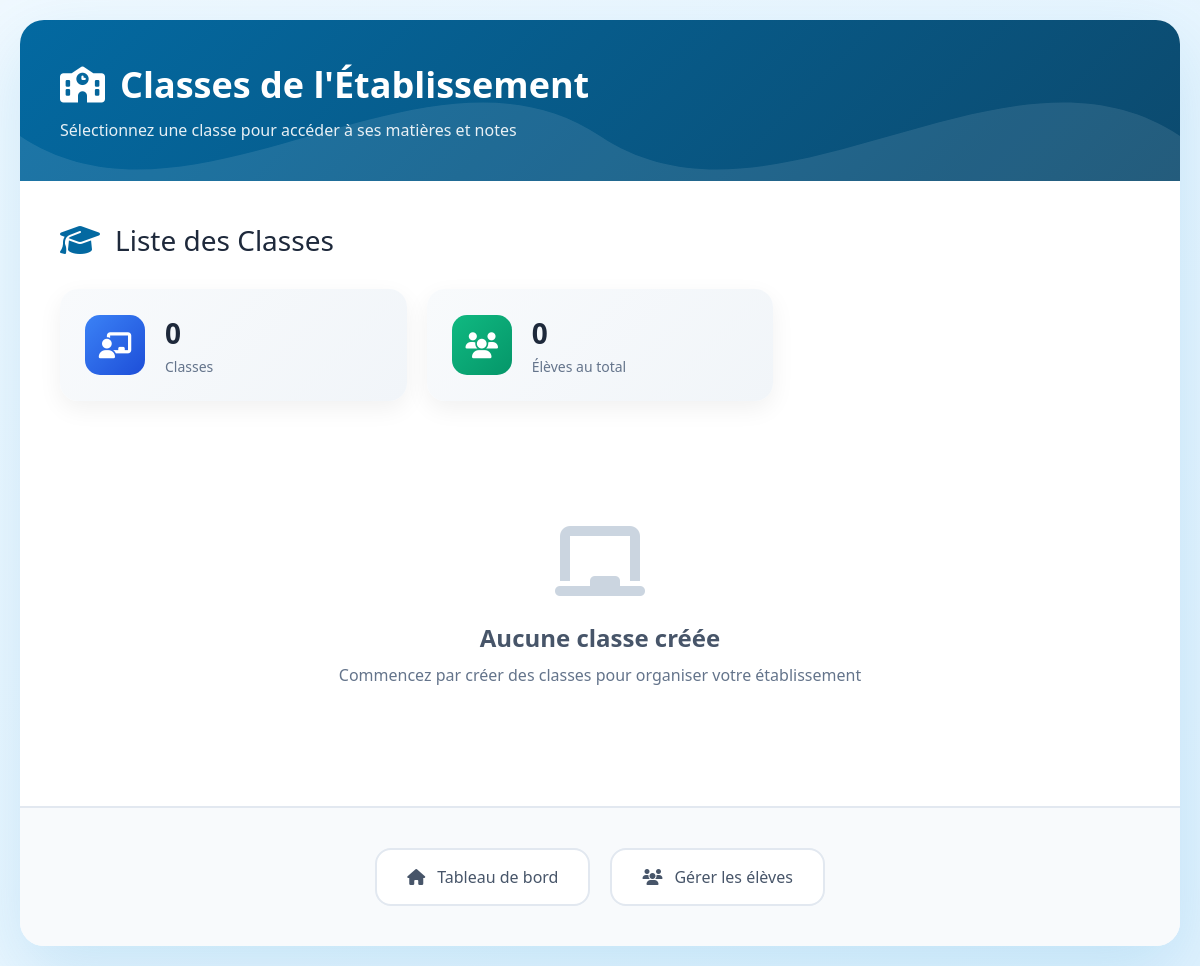
The page /Ecole/notes/classes.php (signed in) on the database as committed earlier.
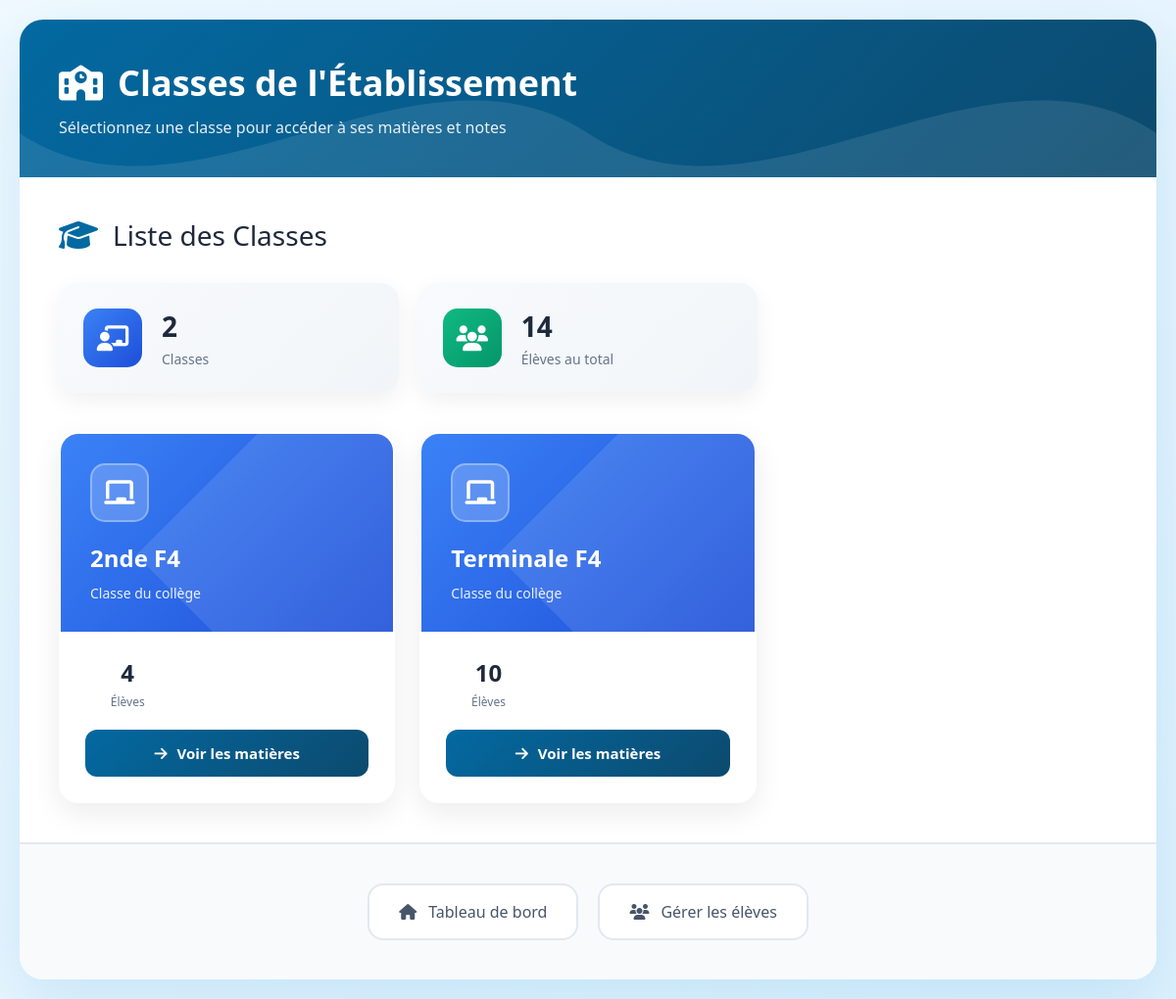
The same page on the database as committed later.
### tables this page shows
CREATE TABLE `classes` (
  `id` int(11) NOT NULL,
  `nom_classe` varchar(20) NOT NULL
);

### Ecole/notes/classes.php (the view, shortened to what this page needs)
<?php
require_once '../config/database.php';
$stmt = $pdo->query("SELECT * FROM classes ORDER BY nom_classe");
$classes = $stmt->fetchAll();
$stmt = $pdo->query("
    SELECT classe_id, COUNT(*) as nb_eleves
    FROM eleves
    GROUP BY classe_id
");
$eleves_par_classe = $stmt->fetchAll(PDO::FETCH_KEY_PAIR);
?>
<!DOCTYPE html>
<html lang="fr">
<head>
    <link rel="stylesheet" href="https://cdnjs.cloudflare.com/ajax/libs/font-awesome/6.4.0/css/all.min.css">
</head>
<body>
    <div class="container">
        <div class="header">
            <div class="header-content">
                <h1><i class="fas fa-school"></i> Classes de l'Établissement</h1>
                <p>Sélectionnez une classe pour accéder à ses matières et notes</p>
            </div>
        </div>
        <div class="content">
            <div class="page-title">
                <i class="fas fa-graduation-cap"></i>
                <span>Liste des Classes</span>
            </div>
            <div class="stats-summary">
                <div class="summary-card">
                    <div class="summary-icon classes">
                        <i class="fas fa-chalkboard-teacher"></i>
                    </div>
                    <div class="summary-content">
                        <h3><?php echo count($classes); ?></h3>
                        <p>Classes</p>
                    </div>
                </div>
                <div class="summary-card">
                    <div class="summary-icon students">
                        <i class="fas fa-users"></i>
                    </div>
                    <div class="summary-content">
                        <h3><?php echo array_sum($eleves_par_classe); ?></h3>
                        <p>Élèves au total</p>
                    </div>
                </div>
            </div>
            <?php if (empty($classes)): ?>
            <div class="empty-state">
                <i class="fas fa-chalkboard"></i>
                <h3>Aucune classe créée</h3>
                <p>Commencez par créer des classes pour organiser votre établissement</p>
            </div>
            <?php else: ?>
            <div class="classes-grid">
                <?php foreach ($classes as $classe):
                        $nb_eleves = $eleves_par_classe[$classe['id']] ?? 0;
                    ?>
                <div class="class-card" onclick="window.location.href='matieres.php?classe_id=<?= $classe['id'] ?>'">
                    <div class="class-header">
                        <div class="class-icon">
                            <i class="fas fa-chalkboard"></i>
                        </div>
                        <h3 class="class-name"><?php echo htmlspecialchars($classe['nom_classe']); ?></h3>
                        <p class="class-desc">Classe du collège</p>
                    </div>
                    <div class="class-body">
                        <div class="stats">
                            <div class="stat-item">
                                <div class="stat-value"><?php echo $nb_eleves; ?></div>
                                <div class="stat-label">Élèves</div>
                            </div>
                        </div>
                        <a href="matieres.php?classe_id=<?= $classe['id'] ?>" class="view-btn">
                            <i class="fas fa-arrow-right"></i> Voir les matières
                        </a>
                    </div>
                </div>
                <?php endforeach; ?>
            </div>
            <?php endif; ?>
        </div>
        <div class="nav-links">
            <a href="../accueil.php">
                <i class="fas fa-home"></i> Tableau de bord
            </a>
            <a href="../eleves/liste.php">
                <i class="fas fa-users"></i> Gérer les élèves
            </a>
        </div>
    </div>
</body>
</html>

Rows that differ between the two databases and show on the page:
added classes: nom_classe "2nde F4", id "4"
added classes: nom_classe "Terminale F4", id "10"
Other text that changed with them:
count($classes): "0" → "2"
array_sum($eleves_par_classe): "0" → "14"
text no longer shown: "Aucune classe créée Commencez par créer des classes pour organiser votre établissement"
